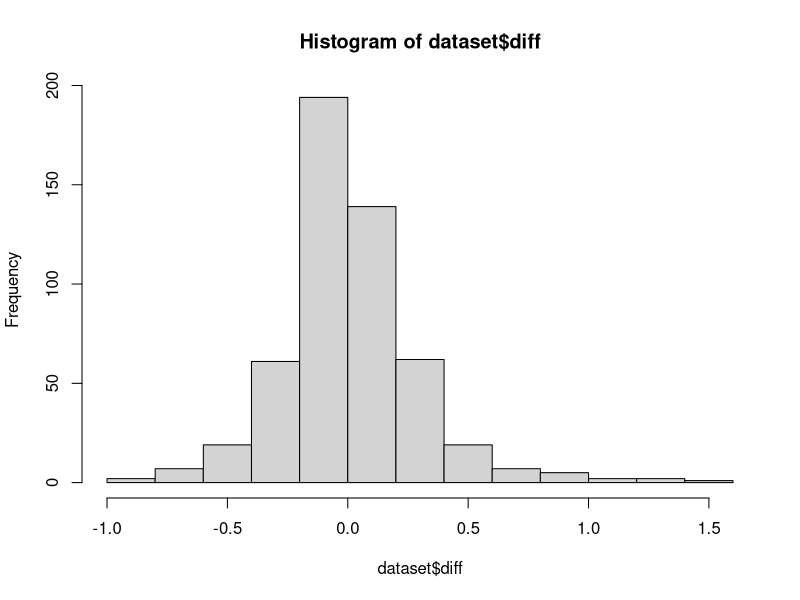
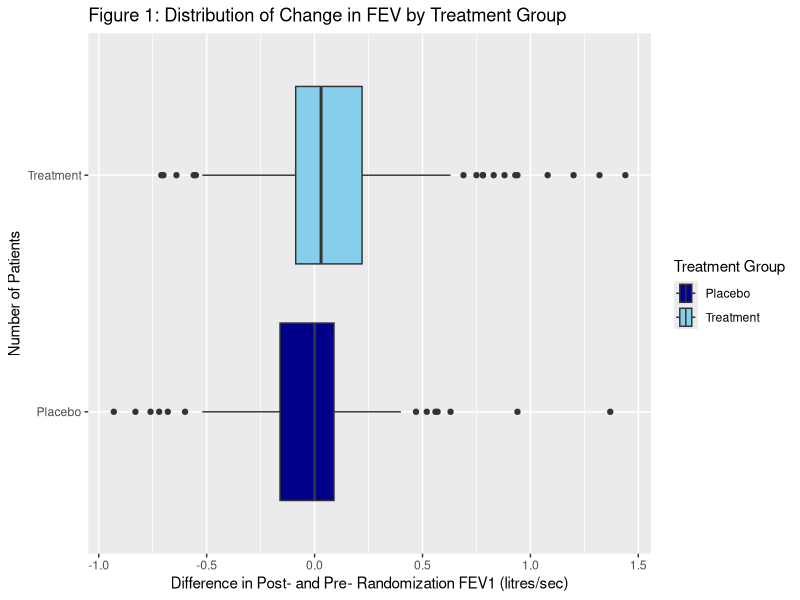

Source code (R) for these figures, in order:
## ---- chunk 1
knitr::opts_chunk$set(echo = TRUE)
## ---- chunk 2
#read in the data
library(ggplot2)
library(readxl)
library(knitr)
library(car)
dataset <- read_excel('fev1.xls')
## ---- chunk 3
#look at summary statistics
summary(dataset)

#create categorical treatment variable
dataset$TREAT_c <- NA
dataset$TREAT_c <- ifelse(dataset$TREAT == 1, 'Placebo','Treatment')
## ---- chunk 4
#This is paired data, so we are interested in the difference in post-randomization FEV and pre-randomization FEV.
dataset$diff <- dataset$FEV12 - dataset$FEV11

#determine if data are normally distributed
summary(dataset$diff) #mean != median
hist(dataset$diff) #appears skewed
## ---- chunk 5
#look at distribution by treatment group

#create datasets for each group
trtgrp <- dataset[dataset$TREAT == 2,]
plagrp <- dataset[dataset$TREAT == 1,]

#look at difference in FEV1
summary(trtgrp$diff)
summary(plagrp$diff)

## ---- chunk 6
#create summary table and figure
ov_1q <- quantile(dataset$diff, .25)
trt_1q <- quantile(trtgrp$diff, .25)
pla_1q <- quantile(plagrp$diff, .25)

ov_3q <- quantile(dataset$diff, .75)
trt_3q <- quantile(trtgrp$diff, .75)
pla_3q <- quantile(plagrp$diff, .75)

table1 <- data.frame('Group' = c("Overall","Treatment","Placebo"), 
       'N' = c(length(dataset$diff),length(trtgrp$diff), length(plagrp$diff)),
       'Mean' = c(round(mean(dataset$diff),2),round(mean(trtgrp$diff),2), round(mean(plagrp$diff),2)),
       'Median' = c(median(dataset$diff),median(trtgrp$diff), median(plagrp$diff)), 
       'Minimum' = c(min(dataset$diff), min(trtgrp$diff), min(plagrp$diff)), 
       'Maximum' = c(max(dataset$diff), max(trtgrp$diff), max(plagrp$diff)),
       'IQR' = c(round(ov_3q - ov_1q,2), round(trt_3q - trt_1q,2), round(pla_3q - pla_1q,2))
)
kable(table1, caption = 'Table 1: Summary of Change in FEV1 by Treatment Group')

ggplot(data=dataset, mapping = aes(x = diff, y = TREAT_c, fill = TREAT_c)) +
 # geom_violin() + 
  geom_boxplot() +
 # geom_jitter() +
 # facet_wrap('TREAT_c', nrow = 2) +
  ggtitle('Figure 1: Distribution of Change in FEV by Treatment Group') + 
  scale_fill_manual('Treatment Group', values = c('darkblue','skyblue')) +
  labs(x = 'Difference in Post- and Pre- Randomization FEV1 (litres/sec)',
       y = 'Number of Patients')

## ---- chunk 7
wilcox.test(trtgrp$diff, plagrp$diff)
